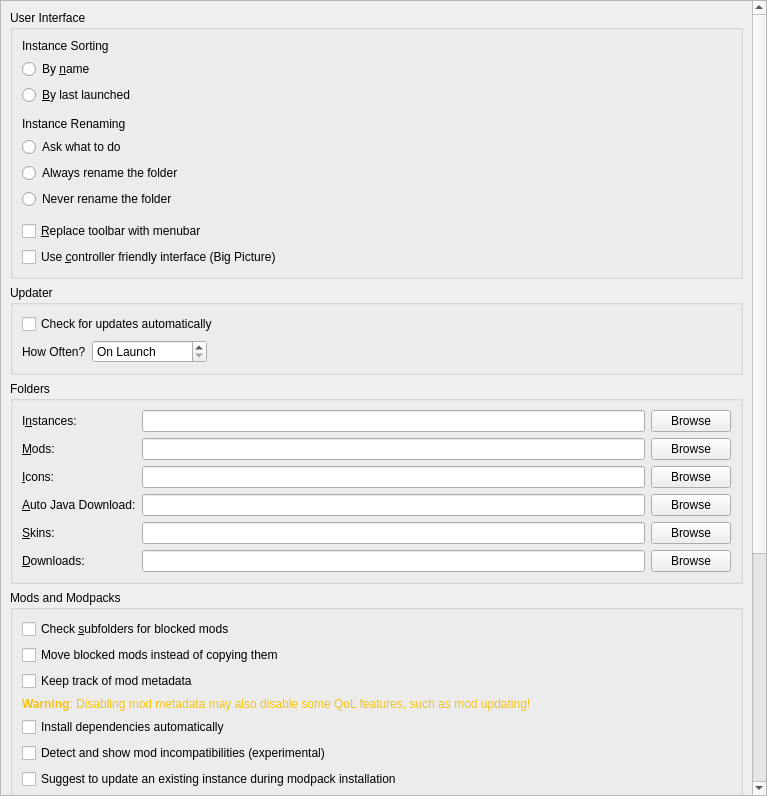
<?xml version="1.0" encoding="UTF-8"?>
<ui version="4.0">
 <class>LauncherPage</class>
 <widget class="QWidget" name="LauncherPage">
  <property name="geometry">
   <rect>
    <x>0</x>
    <y>0</y>
    <width>767</width>
    <height>796</height>
   </rect>
  </property>
  <property name="sizePolicy">
   <sizepolicy hsizetype="MinimumExpanding" vsizetype="MinimumExpanding">
    <horstretch>0</horstretch>
    <verstretch>0</verstretch>
   </sizepolicy>
  </property>
  <layout class="QVBoxLayout" name="verticalLayout">
   <property name="leftMargin">
    <number>0</number>
   </property>
   <property name="topMargin">
    <number>0</number>
   </property>
   <property name="rightMargin">
    <number>0</number>
   </property>
   <property name="bottomMargin">
    <number>0</number>
   </property>
   <item>
    <widget class="QScrollArea" name="scrollArea">
     <property name="horizontalScrollBarPolicy">
      <enum>Qt::ScrollBarPolicy::ScrollBarAsNeeded</enum>
     </property>
     <property name="widgetResizable">
      <bool>true</bool>
     </property>
     <widget class="QWidget" name="scrollAreaWidgetContents">
      <property name="geometry">
       <rect>
        <x>0</x>
        <y>-149</y>
        <width>746</width>
        <height>1222</height>
       </rect>
      </property>
      <layout class="QVBoxLayout" name="verticalLayout_8">
       <item>
        <widget class="QGroupBox" name="userInterfaceBox">
         <property name="enabled">
          <bool>true</bool>
         </property>
         <property name="title">
          <string>User Interface</string>
         </property>
         <layout class="QVBoxLayout" name="verticalLayout_2">
          <item>
           <widget class="QLabel" name="instanceSortingLabel">
            <property name="text">
             <string>Instance Sorting</string>
            </property>
           </widget>
          </item>
          <item>
           <widget class="QRadioButton" name="sortByNameBtn">
            <property name="text">
             <string>By &amp;name</string>
            </property>
            <attribute name="buttonGroup">
             <string notr="true">sortingModeGroup</string>
            </attribute>
           </widget>
          </item>
          <item>
           <widget class="QRadioButton" name="sortLastLaunchedBtn">
            <property name="text">
             <string>&amp;By last launched</string>
            </property>
            <attribute name="buttonGroup">
             <string notr="true">sortingModeGroup</string>
            </attribute>
           </widget>
          </item>
          <item>
           <spacer name="verticalSpacer">
            <property name="orientation">
             <enum>Qt::Orientation::Vertical</enum>
            </property>
            <property name="sizeType">
             <enum>QSizePolicy::Policy::Fixed</enum>
            </property>
            <property name="sizeHint" stdset="0">
             <size>
              <width>0</width>
              <height>6</height>
             </size>
            </property>
           </spacer>
          </item>
          <item>
           <widget class="QLabel" name="renamingBehaviorLabel">
            <property name="text">
             <string>Instance Renaming</string>
            </property>
           </widget>
          </item>
          <item>
           <widget class="QRadioButton" name="askToRenameDirBtn">
            <property name="text">
             <string>Ask what to do</string>
            </property>
            <attribute name="buttonGroup">
             <string notr="true">renamingBehaviorGroup</string>
            </attribute>
           </widget>
          </item>
          <item>
           <widget class="QRadioButton" name="alwaysRenameDirBtn">
            <property name="text">
             <string>Always rename the folder</string>
            </property>
            <attribute name="buttonGroup">
             <string notr="true">renamingBehaviorGroup</string>
            </attribute>
           </widget>
          </item>
          <item>
           <widget class="QRadioButton" name="neverRenameDirBtn">
            <property name="text">
             <string>Never rename the folder</string>
            </property>
            <attribute name="buttonGroup">
             <string notr="true">renamingBehaviorGroup</string>
            </attribute>
           </widget>
          </item>
          <item>
           <spacer name="verticalSpacer_2">
            <property name="orientation">
             <enum>Qt::Orientation::Vertical</enum>
            </property>
            <property name="sizeType">
             <enum>QSizePolicy::Policy::Fixed</enum>
            </property>
            <property name="sizeHint" stdset="0">
             <size>
              <width>0</width>
              <height>6</height>
             </size>
            </property>
           </spacer>
          </item>
          <item>
           <widget class="QCheckBox" name="preferMenuBarCheckBox">
            <property name="toolTip">
             <string>The menubar is more friendly for keyboard-driven interaction.</string>
            </property>
            <property name="text">
             <string>&amp;Replace toolbar with menubar</string>
            </property>
           </widget>
          </item>
          <item>
           <widget class="QCheckBox" name="bigPictureModeCheckBox">
            <property name="toolTip">
             <string>Enlarges icons and UI elements for easier touch and controller navigation. Automatically enabled on Steam Deck.</string>
            </property>
            <property name="text">
             <string>Use &amp;controller friendly interface (Big Picture)</string>
            </property>
           </widget>
          </item>
         </layout>
        </widget>
       </item>
       <item>
        <widget class="QGroupBox" name="updateSettingsBox">
         <property name="title">
          <string>Updater</string>
         </property>
         <layout class="QGridLayout" name="gridLayout_2">
          <item row="1" column="0">
           <layout class="QHBoxLayout" name="horizontalLayout_2">
            <item>
             <widget class="QLabel" name="updateIntervalLabel">
              <property name="text">
               <string>How Often?</string>
              </property>
             </widget>
            </item>
            <item>
             <widget class="QSpinBox" name="updateIntervalSpinBox">
              <property name="sizePolicy">
               <sizepolicy hsizetype="Maximum" vsizetype="Fixed">
                <horstretch>0</horstretch>
                <verstretch>0</verstretch>
               </sizepolicy>
              </property>
              <property name="toolTip">
               <string>Set to 0 to only check on launch</string>
              </property>
              <property name="specialValueText">
               <string>On Launch</string>
              </property>
              <property name="suffix">
               <string> hours</string>
              </property>
              <property name="prefix">
               <string>Every </string>
              </property>
              <property name="minimum">
               <number>0</number>
              </property>
              <property name="maximum">
               <number>168</number>
              </property>
             </widget>
            </item>
            <item>
             <spacer name="horizontalSpacer">
              <property name="orientation">
               <enum>Qt::Orientation::Horizontal</enum>
              </property>
              <property name="sizeHint" stdset="0">
               <size>
                <width>0</width>
                <height>0</height>
               </size>
              </property>
             </spacer>
            </item>
           </layout>
          </item>
          <item row="0" column="0" colspan="2">
           <widget class="QCheckBox" name="autoUpdateCheckBox">
            <property name="text">
             <string>Check for updates automatically</string>
            </property>
           </widget>
          </item>
         </layout>
        </widget>
       </item>
       <item>
        <widget class="QGroupBox" name="foldersBox">
         <property name="title">
          <string>Folders</string>
         </property>
         <layout class="QGridLayout" name="gridLayout">
          <item row="4" column="1">
           <widget class="QLineEdit" name="skinsDirTextBox"/>
          </item>
          <item row="4" column="2">
           <widget class="QPushButton" name="skinsDirBrowseBtn">
            <property name="text">
             <string>Browse</string>
            </property>
           </widget>
          </item>
          <item row="3" column="0">
           <widget class="QLabel" name="labelJavaDir">
            <property name="toolTip">
             <string>Folder where Prism Launcher stores automatically downloaded Java versions. Do NOT set this to your system Java installation.</string>
            </property>
            <property name="text">
             <string>&amp;Auto Java Download:</string>
            </property>
            <property name="buddy">
             <cstring>javaDirTextBox</cstring>
            </property>
           </widget>
          </item>
          <item row="2" column="2">
           <widget class="QPushButton" name="iconsDirBrowseBtn">
            <property name="text">
             <string>Browse</string>
            </property>
           </widget>
          </item>
          <item row="4" column="0">
           <widget class="QLabel" name="labelSkinsDir">
            <property name="text">
             <string>&amp;Skins:</string>
            </property>
            <property name="buddy">
             <cstring>skinsDirTextBox</cstring>
            </property>
           </widget>
          </item>
          <item row="1" column="0">
           <widget class="QLabel" name="labelModsDir">
            <property name="text">
             <string>&amp;Mods:</string>
            </property>
            <property name="buddy">
             <cstring>modsDirTextBox</cstring>
            </property>
           </widget>
          </item>
          <item row="3" column="2">
           <widget class="QPushButton" name="javaDirBrowseBtn">
            <property name="text">
             <string>Browse</string>
            </property>
           </widget>
          </item>
          <item row="5" column="0">
           <widget class="QLabel" name="labelDownloadsDir">
            <property name="text">
             <string>&amp;Downloads:</string>
            </property>
            <property name="buddy">
             <cstring>downloadsDirTextBox</cstring>
            </property>
           </widget>
          </item>
          <item row="5" column="1">
           <widget class="QLineEdit" name="downloadsDirTextBox"/>
          </item>
          <item row="1" column="1">
           <widget class="QLineEdit" name="modsDirTextBox"/>
          </item>
          <item row="0" column="0">
           <widget class="QLabel" name="labelInstDir">
            <property name="text">
             <string>I&amp;nstances:</string>
            </property>
            <property name="buddy">
             <cstring>instDirTextBox</cstring>
            </property>
           </widget>
          </item>
          <item row="0" column="2">
           <widget class="QPushButton" name="instDirBrowseBtn">
            <property name="text">
             <string>Browse</string>
            </property>
           </widget>
          </item>
          <item row="5" column="2">
           <widget class="QPushButton" name="downloadsDirBrowseBtn">
            <property name="text">
             <string>Browse</string>
            </property>
           </widget>
          </item>
          <item row="0" column="1">
           <widget class="QLineEdit" name="instDirTextBox"/>
          </item>
          <item row="1" column="2">
           <widget class="QPushButton" name="modsDirBrowseBtn">
            <property name="text">
             <string>Browse</string>
            </property>
           </widget>
          </item>
          <item row="3" column="1">
           <widget class="QLineEdit" name="javaDirTextBox"/>
          </item>
          <item row="2" column="1">
           <widget class="QLineEdit" name="iconsDirTextBox"/>
          </item>
          <item row="2" column="0">
           <widget class="QLabel" name="labelIconsDir">
            <property name="text">
             <string>&amp;Icons:</string>
            </property>
            <property name="buddy">
             <cstring>iconsDirTextBox</cstring>
            </property>
           </widget>
          </item>
         </layout>
        </widget>
       </item>
       <item>
        <widget class="QGroupBox" name="modsBox">
         <property name="title">
          <string>Mods and Modpacks</string>
         </property>
         <layout class="QVBoxLayout" name="verticalLayout_4">
          <item>
           <widget class="QCheckBox" name="downloadsDirWatchRecursiveCheckBox">
            <property name="toolTip">
             <string>When enabled, in addition to the downloads folder, its sub folders will also be searched when looking for resources (e.g. when looking for blocked mods on CurseForge).</string>
            </property>
            <property name="text">
             <string>Check &amp;subfolders for blocked mods</string>
            </property>
           </widget>
          </item>
          <item>
           <widget class="QCheckBox" name="downloadsDirMoveCheckBox">
            <property name="toolTip">
             <string>When enabled, it will move blocked resources instead of copying them.</string>
            </property>
            <property name="text">
             <string>Move blocked mods instead of copying them</string>
            </property>
           </widget>
          </item>
          <item>
           <widget class="QCheckBox" name="metadataEnableBtn">
            <property name="toolTip">
             <string>Store version information provided by mod providers (like Modrinth or CurseForge) for mods.</string>
            </property>
            <property name="text">
             <string>Keep track of mod metadata</string>
            </property>
           </widget>
          </item>
          <item>
           <widget class="QLabel" name="metadataWarningLabel">
            <property name="text">
             <string>&lt;html&gt;&lt;head/&gt;&lt;body&gt;&lt;p&gt;&lt;span style=&quot; font-weight:600; color:#f5c211;&quot;&gt;Warning&lt;/span&gt;&lt;span style=&quot; color:#f5c211;&quot;&gt;: Disabling mod metadata may also disable some QoL features, such as mod updating!&lt;/span&gt;&lt;/p&gt;&lt;/body&gt;&lt;/html&gt;</string>
            </property>
            <property name="wordWrap">
             <bool>true</bool>
            </property>
           </widget>
          </item>
          <item>
           <widget class="QCheckBox" name="dependenciesEnableBtn">
            <property name="toolTip">
             <string>Automatically detect, install, and update mod dependencies.</string>
            </property>
            <property name="text">
             <string>Install dependencies automatically</string>
            </property>
           </widget>
          </item>
          <item>
           <widget class="QCheckBox" name="showModIncompatCheckBox">
            <property name="toolTip">
             <string>Currently this just shows mods which are not marked as compatible with the current Minecraft version.</string>
            </property>
            <property name="text">
             <string>Detect and show mod incompatibilities (experimental)</string>
            </property>
           </widget>
          </item>
          <item>
           <widget class="QCheckBox" name="modpackUpdatePromptBtn">
            <property name="toolTip">
             <string>When creating a new modpack instance, suggest updating an existing instance instead.</string>
            </property>
            <property name="text">
             <string>Suggest to update an existing instance during modpack installation</string>
            </property>
           </widget>
          </item>
         </layout>
        </widget>
       </item>
       <item>
        <widget class="QGroupBox" name="instanceBox">
         <property name="title">
          <string>Instance Creation</string>
         </property>
         <layout class="QVBoxLayout" name="verticalLayout_3">
          <item>
           <widget class="QCheckBox" name="downloadGameFilesBtn">
            <property name="toolTip">
             <string>Downloads required game files while creating the instance. Disable this to skip the initial download and fetch files when the instance is launched instead.</string>
            </property>
            <property name="text">
             <string>Download game files during instance creation</string>
            </property>
           </widget>
          </item>
         </layout>
        </widget>
       </item>
       <item>
        <widget class="QGroupBox" name="groupBox_2">
         <property name="title">
          <string>Console</string>
         </property>
         <layout class="QFormLayout" name="formLayout">
          <property name="labelAlignment">
           <set>Qt::AlignmentFlag::AlignLeading|Qt::AlignmentFlag::AlignLeft|Qt::AlignmentFlag::AlignVCenter</set>
          </property>
          <item row="0" column="0">
           <widget class="QLabel" name="lineLimitLabel">
            <property name="sizePolicy">
             <sizepolicy hsizetype="Maximum" vsizetype="Preferred">
              <horstretch>0</horstretch>
              <verstretch>0</verstretch>
             </sizepolicy>
            </property>
            <property name="text">
             <string>Log History &amp;Limit:</string>
            </property>
            <property name="buddy">
             <cstring>lineLimitSpinBox</cstring>
            </property>
           </widget>
          </item>
          <item row="0" column="1">
           <widget class="QSpinBox" name="lineLimitSpinBox">
            <property name="sizePolicy">
             <sizepolicy hsizetype="Maximum" vsizetype="Fixed">
              <horstretch>0</horstretch>
              <verstretch>0</verstretch>
             </sizepolicy>
            </property>
            <property name="suffix">
             <string> lines</string>
            </property>
            <property name="minimum">
             <number>10000</number>
            </property>
            <property name="maximum">
             <number>1000000</number>
            </property>
            <property name="singleStep">
             <number>10000</number>
            </property>
            <property name="value">
             <number>100000</number>
            </property>
           </widget>
          </item>
          <item row="1" column="0" colspan="2">
           <widget class="QCheckBox" name="checkStopLogging">
            <property name="text">
             <string>&amp;Stop logging when log overflows</string>
            </property>
           </widget>
          </item>
         </layout>
        </widget>
       </item>
       <item>
        <widget class="QGroupBox" name="tasksBox">
         <property name="title">
          <string>Tasks</string>
         </property>
         <layout class="QGridLayout" name="gridLayout_3">
          <item row="2" column="1">
           <widget class="QSpinBox" name="numberOfManualRetriesSpinBox">
            <property name="sizePolicy">
             <sizepolicy hsizetype="Maximum" vsizetype="Fixed">
              <horstretch>0</horstretch>
              <verstretch>0</verstretch>
             </sizepolicy>
            </property>
            <property name="minimumSize">
             <size>
              <width>60</width>
              <height>0</height>
             </size>
            </property>
            <property name="minimum">
             <number>0</number>
            </property>
           </widget>
          </item>
          <item row="1" column="1">
           <widget class="QSpinBox" name="numberOfConcurrentDownloadsSpinBox">
            <property name="sizePolicy">
             <sizepolicy hsizetype="Maximum" vsizetype="Fixed">
              <horstretch>0</horstretch>
              <verstretch>0</verstretch>
             </sizepolicy>
            </property>
            <property name="minimumSize">
             <size>
              <width>60</width>
              <height>0</height>
             </size>
            </property>
            <property name="minimum">
             <number>1</number>
            </property>
           </widget>
          </item>
          <item row="3" column="1">
           <widget class="QSpinBox" name="timeoutSecondsSpinBox">
            <property name="sizePolicy">
             <sizepolicy hsizetype="Maximum" vsizetype="Fixed">
              <horstretch>0</horstretch>
              <verstretch>0</verstretch>
             </sizepolicy>
            </property>
            <property name="minimumSize">
             <size>
              <width>60</width>
              <height>0</height>
             </size>
            </property>
            <property name="suffix">
             <string>s</string>
            </property>
           </widget>
          </item>
          <item row="2" column="0">
           <widget class="QLabel" name="numberOfManualRetriesLabel">
            <property name="text">
             <string>Retry Limit:</string>
            </property>
           </widget>
          </item>
          <item row="1" column="0">
           <widget class="QLabel" name="numberOfConcurrentDownloadsLabel">
            <property name="text">
             <string>Concurrent Download Limit:</string>
            </property>
           </widget>
          </item>
          <item row="3" column="0">
           <widget class="QLabel" name="timeoutSecondsLabel">
            <property name="toolTip">
             <string>Seconds to wait until the requests are terminated</string>
            </property>
            <property name="text">
             <string>HTTP Timeout:</string>
            </property>
           </widget>
          </item>
          <item row="0" column="1">
           <widget class="QSpinBox" name="numberOfConcurrentTasksSpinBox">
            <property name="sizePolicy">
             <sizepolicy hsizetype="Maximum" vsizetype="Fixed">
              <horstretch>0</horstretch>
              <verstretch>0</verstretch>
             </sizepolicy>
            </property>
            <property name="minimumSize">
             <size>
              <width>60</width>
              <height>0</height>
             </size>
            </property>
            <property name="minimum">
             <number>1</number>
            </property>
           </widget>
          </item>
          <item row="0" column="0">
           <widget class="QLabel" name="numberOfConcurrentTasksLabel">
            <property name="text">
             <string>Concurrent Task Limit:</string>
            </property>
           </widget>
          </item>
          <item row="0" column="2">
           <spacer name="horizontalSpacer_2">
            <property name="orientation">
             <enum>Qt::Orientation::Horizontal</enum>
            </property>
            <property name="sizeHint" stdset="0">
             <size>
              <width>0</width>
              <height>0</height>
             </size>
            </property>
           </spacer>
          </item>
         </layout>
        </widget>
       </item>
       <item>
        <spacer name="verticalSpacer_FeaturesTab">
         <property name="orientation">
          <enum>Qt::Orientation::Vertical</enum>
         </property>
         <property name="sizeHint" stdset="0">
          <size>
           <width>0</width>
           <height>0</height>
          </size>
         </property>
        </spacer>
       </item>
      </layout>
     </widget>
    </widget>
   </item>
  </layout>
 </widget>
 <tabstops>
  <tabstop>scrollArea</tabstop>
  <tabstop>sortByNameBtn</tabstop>
  <tabstop>sortLastLaunchedBtn</tabstop>
  <tabstop>askToRenameDirBtn</tabstop>
  <tabstop>alwaysRenameDirBtn</tabstop>
  <tabstop>neverRenameDirBtn</tabstop>
  <tabstop>preferMenuBarCheckBox</tabstop>
  <tabstop>autoUpdateCheckBox</tabstop>
  <tabstop>updateIntervalSpinBox</tabstop>
  <tabstop>instDirTextBox</tabstop>
  <tabstop>instDirBrowseBtn</tabstop>
  <tabstop>modsDirTextBox</tabstop>
  <tabstop>modsDirBrowseBtn</tabstop>
  <tabstop>iconsDirTextBox</tabstop>
  <tabstop>iconsDirBrowseBtn</tabstop>
  <tabstop>javaDirTextBox</tabstop>
  <tabstop>javaDirBrowseBtn</tabstop>
  <tabstop>skinsDirTextBox</tabstop>
  <tabstop>skinsDirBrowseBtn</tabstop>
  <tabstop>downloadsDirTextBox</tabstop>
  <tabstop>downloadsDirBrowseBtn</tabstop>
  <tabstop>downloadsDirWatchRecursiveCheckBox</tabstop>
  <tabstop>downloadsDirMoveCheckBox</tabstop>
  <tabstop>metadataEnableBtn</tabstop>
  <tabstop>dependenciesEnableBtn</tabstop>
  <tabstop>showModIncompatCheckBox</tabstop>
  <tabstop>modpackUpdatePromptBtn</tabstop>
  <tabstop>downloadGameFilesBtn</tabstop>
  <tabstop>lineLimitSpinBox</tabstop>
  <tabstop>checkStopLogging</tabstop>
  <tabstop>numberOfConcurrentTasksSpinBox</tabstop>
  <tabstop>numberOfConcurrentDownloadsSpinBox</tabstop>
  <tabstop>numberOfManualRetriesSpinBox</tabstop>
  <tabstop>timeoutSecondsSpinBox</tabstop>
 </tabstops>
 <resources/>
 <connections/>
 <buttongroups>
  <buttongroup name="renamingBehaviorGroup"/>
  <buttongroup name="sortingModeGroup"/>
 </buttongroups>
</ui>
